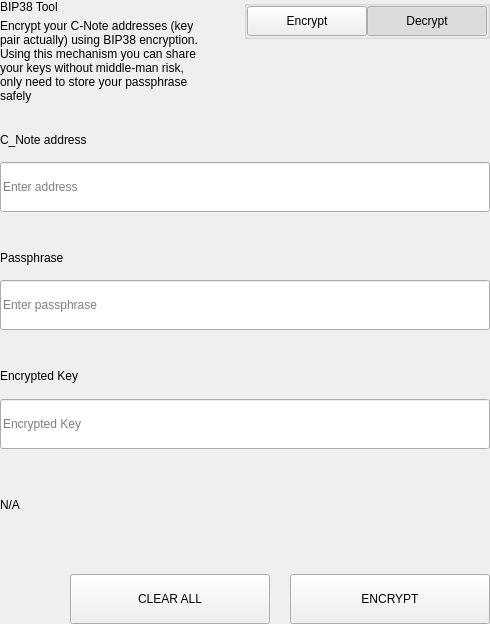
<?xml version="1.0" encoding="UTF-8"?>
<ui version="4.0">
 <class>SettingsBitToolWidget</class>
 <widget class="QWidget" name="SettingsBitToolWidget">
  <property name="geometry">
   <rect>
    <x>0</x>
    <y>0</y>
    <width>490</width>
    <height>624</height>
   </rect>
  </property>
  <property name="windowTitle">
   <string>Form</string>
  </property>
  <layout class="QVBoxLayout" name="verticalLayout">
   <property name="spacing">
    <number>0</number>
   </property>
   <property name="leftMargin">
    <number>0</number>
   </property>
   <property name="topMargin">
    <number>0</number>
   </property>
   <property name="rightMargin">
    <number>0</number>
   </property>
   <property name="bottomMargin">
    <number>0</number>
   </property>
   <item>
    <widget class="QWidget" name="left" native="true">
     <layout class="QVBoxLayout" name="verticalLayout_3">
      <property name="leftMargin">
       <number>0</number>
      </property>
      <property name="topMargin">
       <number>0</number>
      </property>
      <property name="rightMargin">
       <number>0</number>
      </property>
      <property name="bottomMargin">
       <number>0</number>
      </property>
      <item>
       <layout class="QVBoxLayout" name="verticalLayout_2">
        <property name="spacing">
         <number>0</number>
        </property>
        <item>
         <layout class="QHBoxLayout" name="horizontalLayout_3" stretch="3,1">
          <property name="spacing">
           <number>40</number>
          </property>
          <item>
           <layout class="QVBoxLayout" name="verticalLayoutTitle">
            <property name="spacing">
             <number>5</number>
            </property>
            <item>
             <widget class="QLabel" name="labelTitle">
              <property name="text">
               <string>BIP38 Tool</string>
              </property>
             </widget>
            </item>
            <item>
             <widget class="QLabel" name="labelSubtitle1">
              <property name="text">
               <string>Encrypt your C-Note addresses (key pair actually) using BIP38 encryption.
Using this mechanism you can share your keys without middle-man risk, only need to store your passphrase safely</string>
              </property>
              <property name="wordWrap">
               <bool>true</bool>
              </property>
             </widget>
            </item>
           </layout>
          </item>
          <item alignment="Qt::AlignTop">
           <widget class="QGroupBox" name="groupBox">
            <property name="title">
             <string/>
            </property>
            <property name="alignment">
             <set>Qt::AlignLeading|Qt::AlignLeft|Qt::AlignTop</set>
            </property>
            <layout class="QHBoxLayout" name="horizontalLayout_4">
             <property name="spacing">
              <number>0</number>
             </property>
             <property name="leftMargin">
              <number>0</number>
             </property>
             <property name="topMargin">
              <number>0</number>
             </property>
             <property name="rightMargin">
              <number>0</number>
             </property>
             <property name="bottomMargin">
              <number>0</number>
             </property>
             <item>
              <spacer name="horizontalSpacer">
               <property name="orientation">
                <enum>Qt::Horizontal</enum>
               </property>
               <property name="sizeHint" stdset="0">
                <size>
                 <width>40</width>
                 <height>20</height>
                </size>
               </property>
              </spacer>
             </item>
             <item>
              <widget class="QPushButton" name="pushLeft">
               <property name="minimumSize">
                <size>
                 <width>120</width>
                 <height>30</height>
                </size>
               </property>
               <property name="maximumSize">
                <size>
                 <width>120</width>
                 <height>30</height>
                </size>
               </property>
               <property name="focusPolicy">
                <enum>Qt::NoFocus</enum>
               </property>
               <property name="text">
                <string>Encrypt</string>
               </property>
               <property name="checkable">
                <bool>true</bool>
               </property>
               <property name="autoExclusive">
                <bool>true</bool>
               </property>
              </widget>
             </item>
             <item>
              <widget class="QPushButton" name="pushRight">
               <property name="minimumSize">
                <size>
                 <width>120</width>
                 <height>30</height>
                </size>
               </property>
               <property name="maximumSize">
                <size>
                 <width>120</width>
                 <height>30</height>
                </size>
               </property>
               <property name="focusPolicy">
                <enum>Qt::NoFocus</enum>
               </property>
               <property name="text">
                <string>Decrypt</string>
               </property>
               <property name="checkable">
                <bool>true</bool>
               </property>
               <property name="checked">
                <bool>true</bool>
               </property>
               <property name="autoExclusive">
                <bool>true</bool>
               </property>
              </widget>
             </item>
            </layout>
           </widget>
          </item>
         </layout>
        </item>
        <item>
         <widget class="QStackedWidget" name="stackedWidget">
          <property name="currentIndex">
           <number>1</number>
          </property>
          <widget class="QWidget" name="pageDecrypt">
           <layout class="QVBoxLayout" name="verticalLayout_5">
            <property name="spacing">
             <number>0</number>
            </property>
            <property name="leftMargin">
             <number>0</number>
            </property>
            <property name="topMargin">
             <number>0</number>
            </property>
            <property name="rightMargin">
             <number>0</number>
            </property>
            <property name="bottomMargin">
             <number>0</number>
            </property>
            <item>
             <widget class="QWidget" name="widget" native="true">
              <property name="minimumSize">
               <size>
                <width>0</width>
                <height>100</height>
               </size>
              </property>
              <layout class="QVBoxLayout" name="verticalLayout_4">
               <property name="spacing">
                <number>0</number>
               </property>
               <property name="leftMargin">
                <number>0</number>
               </property>
               <property name="topMargin">
                <number>0</number>
               </property>
               <property name="rightMargin">
                <number>0</number>
               </property>
               <property name="bottomMargin">
                <number>0</number>
               </property>
               <item>
                <spacer name="verticalSpacer_2">
                 <property name="orientation">
                  <enum>Qt::Vertical</enum>
                 </property>
                 <property name="sizeType">
                  <enum>QSizePolicy::Fixed</enum>
                 </property>
                 <property name="sizeHint" stdset="0">
                  <size>
                   <width>20</width>
                   <height>20</height>
                  </size>
                 </property>
                </spacer>
               </item>
               <item>
                <layout class="QHBoxLayout" name="horizontalLayout_6" stretch="2">
                 <property name="spacing">
                  <number>0</number>
                 </property>
                 <item>
                  <layout class="QVBoxLayout" name="verticalLayout_7">
                   <property name="spacing">
                    <number>9</number>
                   </property>
                   <item>
                    <widget class="QLabel" name="labelSubtitleKey">
                     <property name="minimumSize">
                      <size>
                       <width>0</width>
                       <height>20</height>
                      </size>
                     </property>
                     <property name="maximumSize">
                      <size>
                       <width>16777215</width>
                       <height>20</height>
                      </size>
                     </property>
                     <property name="text">
                      <string>Encrypted key</string>
                     </property>
                    </widget>
                   </item>
                   <item>
                    <widget class="QLineEdit" name="lineEditKey">
                     <property name="minimumSize">
                      <size>
                       <width>0</width>
                       <height>50</height>
                      </size>
                     </property>
                     <property name="maximumSize">
                      <size>
                       <width>16777215</width>
                       <height>50</height>
                      </size>
                     </property>
                     <property name="placeholderText">
                      <string>Enter a encrypted key</string>
                     </property>
                    </widget>
                   </item>
                  </layout>
                 </item>
                </layout>
               </item>
               <item>
                <spacer name="verticalSpacer_3">
                 <property name="orientation">
                  <enum>Qt::Vertical</enum>
                 </property>
                 <property name="sizeType">
                  <enum>QSizePolicy::Fixed</enum>
                 </property>
                 <property name="sizeHint" stdset="0">
                  <size>
                   <width>20</width>
                   <height>20</height>
                  </size>
                 </property>
                </spacer>
               </item>
               <item>
                <layout class="QVBoxLayout" name="verticalLayout_9">
                 <property name="spacing">
                  <number>9</number>
                 </property>
                 <item>
                  <widget class="QLabel" name="labelSubtitlePassphrase">
                   <property name="maximumSize">
                    <size>
                     <width>16777215</width>
                     <height>20</height>
                    </size>
                   </property>
                   <property name="text">
                    <string>Passphrase</string>
                   </property>
                  </widget>
                 </item>
                 <item>
                  <widget class="QLineEdit" name="lineEditPassphrase">
                   <property name="minimumSize">
                    <size>
                     <width>0</width>
                     <height>50</height>
                    </size>
                   </property>
                   <property name="maximumSize">
                    <size>
                     <width>16777215</width>
                     <height>50</height>
                    </size>
                   </property>
                   <property name="placeholderText">
                    <string>Enter a passphrase</string>
                   </property>
                  </widget>
                 </item>
                </layout>
               </item>
               <item>
                <spacer name="verticalSpacer_4">
                 <property name="orientation">
                  <enum>Qt::Vertical</enum>
                 </property>
                 <property name="sizeType">
                  <enum>QSizePolicy::Fixed</enum>
                 </property>
                 <property name="sizeHint" stdset="0">
                  <size>
                   <width>20</width>
                   <height>20</height>
                  </size>
                 </property>
                </spacer>
               </item>
               <item>
                <widget class="QWidget" name="widget_3" native="true">
                 <property name="sizePolicy">
                  <sizepolicy hsizetype="Preferred" vsizetype="Fixed">
                   <horstretch>0</horstretch>
                   <verstretch>0</verstretch>
                  </sizepolicy>
                 </property>
                 <layout class="QVBoxLayout" name="verticalLayout_10">
                  <property name="spacing">
                   <number>9</number>
                  </property>
                  <property name="leftMargin">
                   <number>0</number>
                  </property>
                  <property name="topMargin">
                   <number>0</number>
                  </property>
                  <property name="rightMargin">
                   <number>0</number>
                  </property>
                  <property name="bottomMargin">
                   <number>0</number>
                  </property>
                  <item>
                   <widget class="QLabel" name="labelSubtitleDecryptResult">
                    <property name="minimumSize">
                     <size>
                      <width>0</width>
                      <height>20</height>
                     </size>
                    </property>
                    <property name="maximumSize">
                     <size>
                      <width>16777215</width>
                      <height>20</height>
                     </size>
                    </property>
                    <property name="text">
                     <string>Decrypted address result</string>
                    </property>
                   </widget>
                  </item>
                  <item>
                   <widget class="QWidget" name="widget_4" native="true">
                    <layout class="QHBoxLayout" name="horizontalLayout" stretch="6,0,1">
                     <property name="spacing">
                      <number>0</number>
                     </property>
                     <property name="leftMargin">
                      <number>0</number>
                     </property>
                     <property name="topMargin">
                      <number>0</number>
                     </property>
                     <property name="rightMargin">
                      <number>0</number>
                     </property>
                     <property name="bottomMargin">
                      <number>0</number>
                     </property>
                     <item alignment="Qt::AlignVCenter">
                      <widget class="QLineEdit" name="lineEditDecryptResult">
                       <property name="minimumSize">
                        <size>
                         <width>0</width>
                         <height>50</height>
                        </size>
                       </property>
                       <property name="maximumSize">
                        <size>
                         <width>16777215</width>
                         <height>50</height>
                        </size>
                       </property>
                       <property name="placeholderText">
                        <string>Decrypted Address</string>
                       </property>
                      </widget>
                     </item>
                     <item>
                      <spacer name="horizontalSpacer_4">
                       <property name="orientation">
                        <enum>Qt::Horizontal</enum>
                       </property>
                       <property name="sizeType">
                        <enum>QSizePolicy::Fixed</enum>
                       </property>
                       <property name="sizeHint" stdset="0">
                        <size>
                         <width>20</width>
                         <height>50</height>
                        </size>
                       </property>
                      </spacer>
                     </item>
                     <item>
                      <widget class="QPushButton" name="pushButtonImport">
                       <property name="minimumSize">
                        <size>
                         <width>140</width>
                         <height>40</height>
                        </size>
                       </property>
                       <property name="text">
                        <string>Import Address</string>
                       </property>
                      </widget>
                     </item>
                    </layout>
                   </widget>
                  </item>
                 </layout>
                </widget>
               </item>
               <item>
                <widget class="QLabel" name="statusLabel_DEC">
                 <property name="maximumSize">
                  <size>
                   <width>16777215</width>
                   <height>40</height>
                  </size>
                 </property>
                 <property name="text">
                  <string/>
                 </property>
                </widget>
               </item>
               <item>
                <spacer name="verticalSpacer">
                 <property name="orientation">
                  <enum>Qt::Vertical</enum>
                 </property>
                 <property name="sizeType">
                  <enum>QSizePolicy::Preferred</enum>
                 </property>
                 <property name="sizeHint" stdset="0">
                  <size>
                   <width>20</width>
                   <height>20</height>
                  </size>
                 </property>
                </spacer>
               </item>
               <item>
                <layout class="QHBoxLayout" name="horizontalLayout_7">
                 <property name="spacing">
                  <number>0</number>
                 </property>
                 <item>
                  <spacer name="horizontalSpacer_5">
                   <property name="orientation">
                    <enum>Qt::Horizontal</enum>
                   </property>
                   <property name="sizeType">
                    <enum>QSizePolicy::Expanding</enum>
                   </property>
                   <property name="sizeHint" stdset="0">
                    <size>
                     <width>40</width>
                     <height>20</height>
                    </size>
                   </property>
                  </spacer>
                 </item>
                 <item>
                  <widget class="QPushButton" name="pushButtonDecryptClear">
                   <property name="minimumSize">
                    <size>
                     <width>200</width>
                     <height>50</height>
                    </size>
                   </property>
                   <property name="maximumSize">
                    <size>
                     <width>200</width>
                     <height>50</height>
                    </size>
                   </property>
                   <property name="text">
                    <string>CLEAR</string>
                   </property>
                  </widget>
                 </item>
                 <item>
                  <spacer name="horizontalSpacer_3">
                   <property name="orientation">
                    <enum>Qt::Horizontal</enum>
                   </property>
                   <property name="sizeType">
                    <enum>QSizePolicy::Fixed</enum>
                   </property>
                   <property name="sizeHint" stdset="0">
                    <size>
                     <width>20</width>
                     <height>20</height>
                    </size>
                   </property>
                  </spacer>
                 </item>
                 <item>
                  <widget class="QPushButton" name="pushButtonDecrypt">
                   <property name="minimumSize">
                    <size>
                     <width>200</width>
                     <height>50</height>
                    </size>
                   </property>
                   <property name="maximumSize">
                    <size>
                     <width>200</width>
                     <height>50</height>
                    </size>
                   </property>
                   <property name="text">
                    <string>DECRYPT KEY</string>
                   </property>
                  </widget>
                 </item>
                </layout>
               </item>
              </layout>
             </widget>
            </item>
           </layout>
          </widget>
          <widget class="QWidget" name="pageEncrypt">
           <layout class="QVBoxLayout" name="verticalLayout_11">
            <property name="spacing">
             <number>0</number>
            </property>
            <property name="leftMargin">
             <number>0</number>
            </property>
            <property name="topMargin">
             <number>0</number>
            </property>
            <property name="rightMargin">
             <number>0</number>
            </property>
            <property name="bottomMargin">
             <number>0</number>
            </property>
            <item>
             <spacer name="verticalSpacer_8">
              <property name="orientation">
               <enum>Qt::Vertical</enum>
              </property>
              <property name="sizeType">
               <enum>QSizePolicy::Fixed</enum>
              </property>
              <property name="sizeHint" stdset="0">
               <size>
                <width>20</width>
                <height>20</height>
               </size>
              </property>
             </spacer>
            </item>
            <item>
             <widget class="QWidget" name="containerAddressEnc" native="true">
              <layout class="QVBoxLayout" name="containerAddressEncLayout">
               <property name="spacing">
                <number>5</number>
               </property>
               <property name="leftMargin">
                <number>0</number>
               </property>
               <property name="topMargin">
                <number>0</number>
               </property>
               <property name="rightMargin">
                <number>0</number>
               </property>
               <property name="bottomMargin">
                <number>0</number>
               </property>
               <item>
                <widget class="QLabel" name="labelSubtitleAddress">
                 <property name="minimumSize">
                  <size>
                   <width>0</width>
                   <height>20</height>
                  </size>
                 </property>
                 <property name="maximumSize">
                  <size>
                   <width>16777215</width>
                   <height>20</height>
                  </size>
                 </property>
                 <property name="text">
                  <string>C_Note address</string>
                 </property>
                </widget>
               </item>
               <item>
                <widget class="QLineEdit" name="addressIn_ENC">
                 <property name="minimumSize">
                  <size>
                   <width>0</width>
                   <height>50</height>
                  </size>
                 </property>
                 <property name="placeholderText">
                  <string>Enter address</string>
                 </property>
                </widget>
               </item>
              </layout>
             </widget>
            </item>
            <item>
             <spacer name="verticalSpacer_6">
              <property name="orientation">
               <enum>Qt::Vertical</enum>
              </property>
              <property name="sizeType">
               <enum>QSizePolicy::Fixed</enum>
              </property>
              <property name="sizeHint" stdset="0">
               <size>
                <width>20</width>
                <height>20</height>
               </size>
              </property>
             </spacer>
            </item>
            <item>
             <widget class="QWidget" name="containerAddress" native="true">
              <layout class="QHBoxLayout" name="horizontalLayout_9" stretch="2">
               <property name="spacing">
                <number>0</number>
               </property>
               <property name="leftMargin">
                <number>0</number>
               </property>
               <property name="topMargin">
                <number>0</number>
               </property>
               <property name="rightMargin">
                <number>0</number>
               </property>
               <property name="bottomMargin">
                <number>0</number>
               </property>
               <item>
                <layout class="QVBoxLayout" name="verticalLayout_8">
                 <property name="spacing">
                  <number>5</number>
                 </property>
                 <item>
                  <widget class="QLabel" name="labelSubtitleMessage">
                   <property name="minimumSize">
                    <size>
                     <width>0</width>
                     <height>20</height>
                    </size>
                   </property>
                   <property name="maximumSize">
                    <size>
                     <width>16777215</width>
                     <height>20</height>
                    </size>
                   </property>
                   <property name="text">
                    <string>Passphrase</string>
                   </property>
                  </widget>
                 </item>
                 <item>
                  <widget class="QLineEdit" name="passphraseIn_ENC">
                   <property name="minimumSize">
                    <size>
                     <width>0</width>
                     <height>50</height>
                    </size>
                   </property>
                   <property name="maximumSize">
                    <size>
                     <width>16777215</width>
                     <height>50</height>
                    </size>
                   </property>
                   <property name="placeholderText">
                    <string>Enter passphrase</string>
                   </property>
                  </widget>
                 </item>
                </layout>
               </item>
              </layout>
             </widget>
            </item>
            <item>
             <spacer name="verticalSpacer_7">
              <property name="orientation">
               <enum>Qt::Vertical</enum>
              </property>
              <property name="sizeType">
               <enum>QSizePolicy::Fixed</enum>
              </property>
              <property name="sizeHint" stdset="0">
               <size>
                <width>20</width>
                <height>20</height>
               </size>
              </property>
             </spacer>
            </item>
            <item>
             <widget class="QWidget" name="widget_2" native="true">
              <property name="minimumSize">
               <size>
                <width>0</width>
                <height>75</height>
               </size>
              </property>
              <property name="maximumSize">
               <size>
                <width>16777215</width>
                <height>16777215</height>
               </size>
              </property>
              <layout class="QVBoxLayout" name="verticalLayout_6">
               <property name="leftMargin">
                <number>0</number>
               </property>
               <property name="topMargin">
                <number>0</number>
               </property>
               <property name="rightMargin">
                <number>0</number>
               </property>
               <property name="bottomMargin">
                <number>0</number>
               </property>
               <item>
                <widget class="QLabel" name="labelSubtitleEncryptedKey">
                 <property name="minimumSize">
                  <size>
                   <width>0</width>
                   <height>20</height>
                  </size>
                 </property>
                 <property name="maximumSize">
                  <size>
                   <width>16777215</width>
                   <height>20</height>
                  </size>
                 </property>
                 <property name="text">
                  <string>Encrypted Key</string>
                 </property>
                </widget>
               </item>
               <item>
                <widget class="QLineEdit" name="encryptedKeyOut_ENC">
                 <property name="minimumSize">
                  <size>
                   <width>0</width>
                   <height>50</height>
                  </size>
                 </property>
                 <property name="placeholderText">
                  <string>Encrypted Key</string>
                 </property>
                </widget>
               </item>
              </layout>
             </widget>
            </item>
            <item>
             <widget class="QLabel" name="statusLabel_ENC">
              <property name="text">
               <string notr="true">N/A</string>
              </property>
             </widget>
            </item>
            <item>
             <spacer name="verticalSpacer_5">
              <property name="orientation">
               <enum>Qt::Vertical</enum>
              </property>
              <property name="sizeType">
               <enum>QSizePolicy::Fixed</enum>
              </property>
              <property name="sizeHint" stdset="0">
               <size>
                <width>20</width>
                <height>20</height>
               </size>
              </property>
             </spacer>
            </item>
            <item>
             <layout class="QHBoxLayout" name="horizontalLayout_8">
              <property name="spacing">
               <number>0</number>
              </property>
              <item>
               <spacer name="horizontalSpacer_6">
                <property name="orientation">
                 <enum>Qt::Horizontal</enum>
                </property>
                <property name="sizeType">
                 <enum>QSizePolicy::Expanding</enum>
                </property>
                <property name="sizeHint" stdset="0">
                 <size>
                  <width>40</width>
                  <height>20</height>
                 </size>
                </property>
               </spacer>
              </item>
              <item>
               <widget class="QPushButton" name="pushButtonClear">
                <property name="minimumSize">
                 <size>
                  <width>200</width>
                  <height>50</height>
                 </size>
                </property>
                <property name="focusPolicy">
                 <enum>Qt::NoFocus</enum>
                </property>
                <property name="text">
                 <string>CLEAR ALL</string>
                </property>
               </widget>
              </item>
              <item>
               <spacer name="horizontalSpacer_2">
                <property name="orientation">
                 <enum>Qt::Horizontal</enum>
                </property>
                <property name="sizeType">
                 <enum>QSizePolicy::Fixed</enum>
                </property>
                <property name="sizeHint" stdset="0">
                 <size>
                  <width>20</width>
                  <height>20</height>
                 </size>
                </property>
               </spacer>
              </item>
              <item>
               <widget class="QPushButton" name="pushButtonEncrypt">
                <property name="minimumSize">
                 <size>
                  <width>200</width>
                  <height>50</height>
                 </size>
                </property>
                <property name="maximumSize">
                 <size>
                  <width>200</width>
                  <height>50</height>
                 </size>
                </property>
                <property name="focusPolicy">
                 <enum>Qt::NoFocus</enum>
                </property>
                <property name="text">
                 <string>ENCRYPT</string>
                </property>
               </widget>
              </item>
             </layout>
            </item>
           </layout>
          </widget>
         </widget>
        </item>
       </layout>
      </item>
     </layout>
    </widget>
   </item>
  </layout>
 </widget>
 <resources/>
 <connections/>
</ui>
